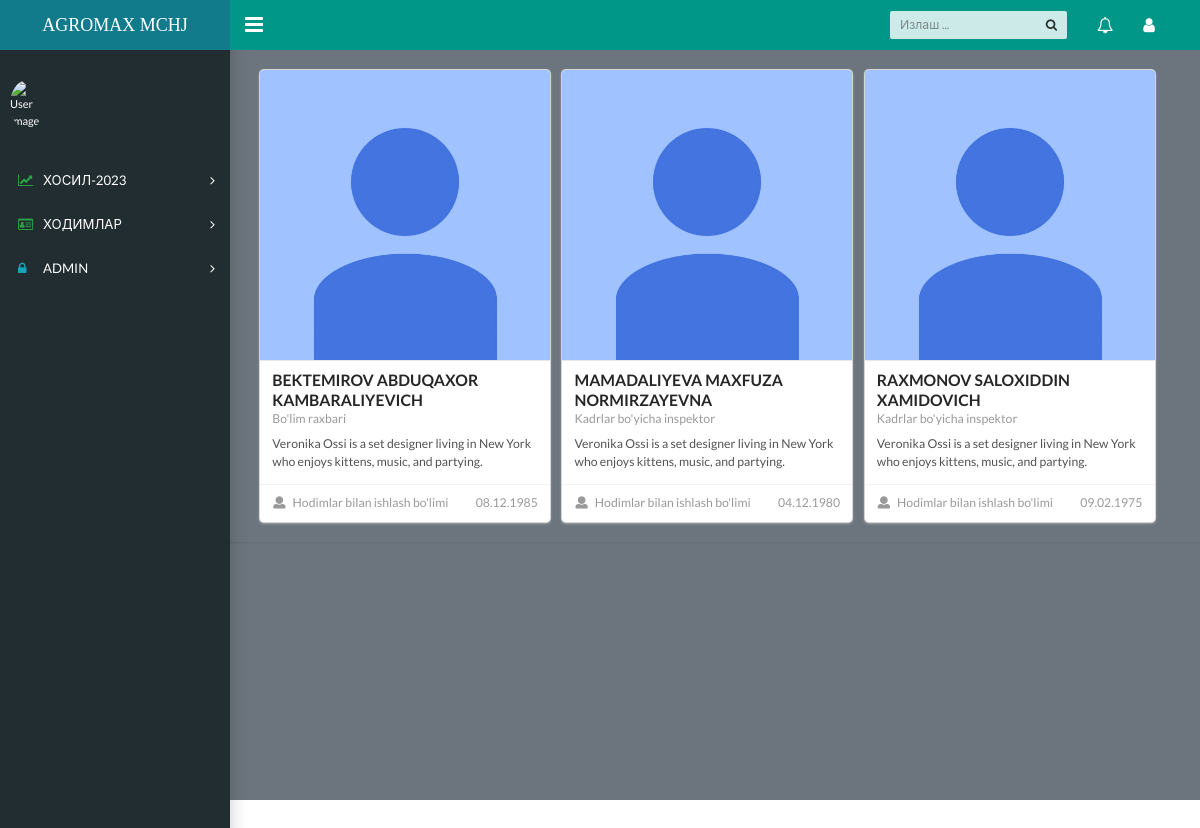
Before: /kadr/ with the older database file.
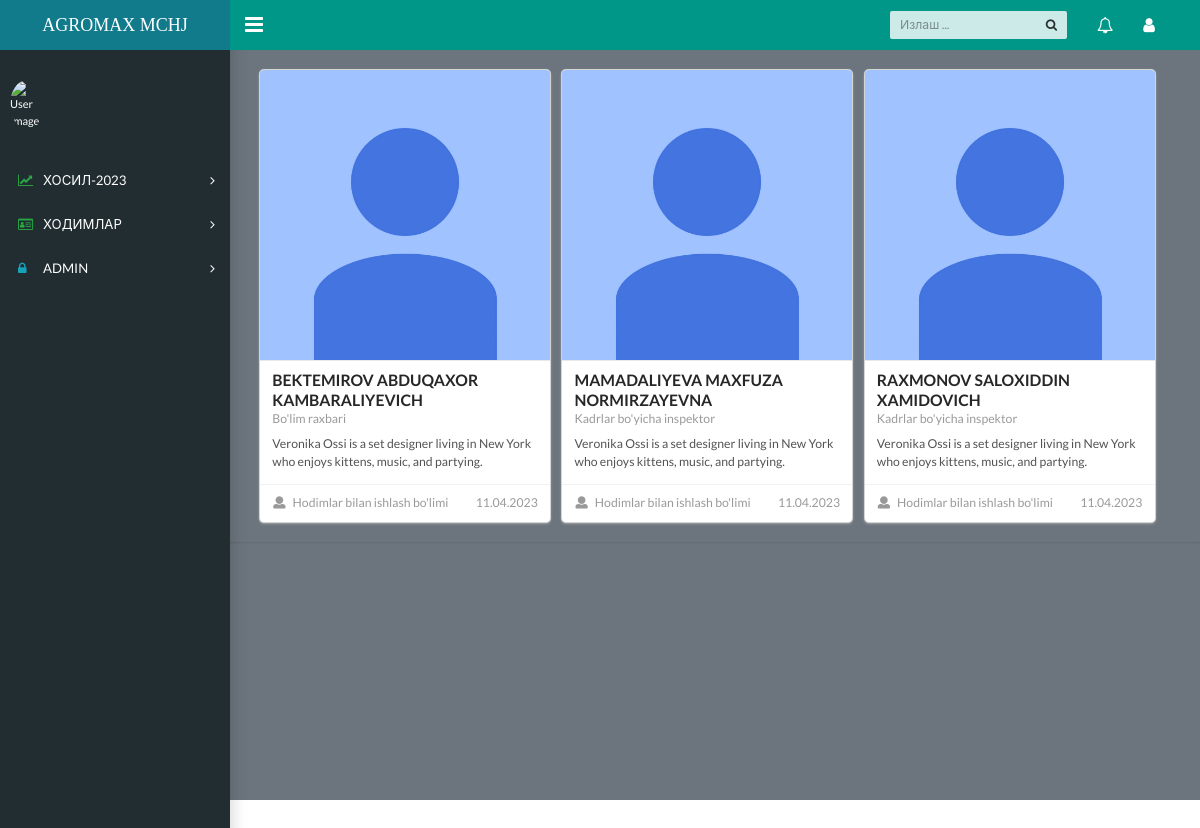
After: the same page with the newer database file.
### homes/models.py (models this page shows, shortened)
class Hodim(models.Model):
    f_name=models.CharField(max_length=100)
    l_name=models.CharField(max_length=100)
    full_name=models.CharField(max_length=100)
    bolim=models.ForeignKey('Bolim',on_delete=models.PROTECT,null=True,blank=True)
    lavozim=models.ForeignKey('Lavozim',on_delete=models.PROTECT,null=True,blank=True)
    birthday=models.DateField()
    jshir=models.CharField(max_length=14)
    pasport=models.CharField(max_length=9,null=True,blank=True)
    pic=models.ImageField(upload_to=get_image_path,default='default/avatar.png')

class Lavozim(models.Model):
    lavozim=models.CharField(max_length=30)
    def __str__(self):
        return str(self.lavozim)

class Bolim(models.Model):
    bolim=models.CharField(max_length=30)
    def __str__(self):
        return str(self.bolim)

### login/views.py (the view)
# urls.py: path('kadr/',kadr,name='kadr'),
def kadr(request):
    kadr=Hodim.objects.all().order_by('bolim')
    context={"kadr":kadr}
    return render(request,'kadr/kadr-inc.html',context)

### templates/kadr/kadr-inc.html (shortened to what this page needs)
{% extends 'homes/dashboard.html' %}
{% load static %}
{% block content %}
<main class="app-content bg-secondary">
  <div class="app-title  bg-transparent">
    {% include 'kadr/kadr.html' %}
  </div>
</main>
{% endblock %}

### templates/kadr/kadr.html
<div class="ui link cards ">
    {% for i in kadr %}
    <div class="card">
      <div class="image">
        <img src="{{i.pic.url}}">
      </div>
      <div class="content">
        <div class="header">{{i.l_name}} {{i.f_name}} {{i.full_name}}</div>
        <div class="meta">
          <a>{{i.lavozim}}</a>
        </div>
        <div class="description">
          Veronika Ossi is a set designer living in New York who enjoys kittens, music, and partying.
        </div>
      </div>
      <div class="extra content">
        <span class="right floated">
          {{i.birthday|date:'d.m.Y'}}
        </span>
        <span>
          <i class="user icon"></i>
          {{i.bolim}}
        </span>
      </div>
    </div>
    {% endfor %}
</div>

Changed rows visible on the page:
changed Hodim "BEKTEMIROV": birthday "08.12.1985" → "11.04.2023"
changed Hodim "MAMADALIYEVA": birthday "04.12.1980" → "11.04.2023"
changed Hodim "RAXMONOV": birthday "09.02.1975" → "11.04.2023"
